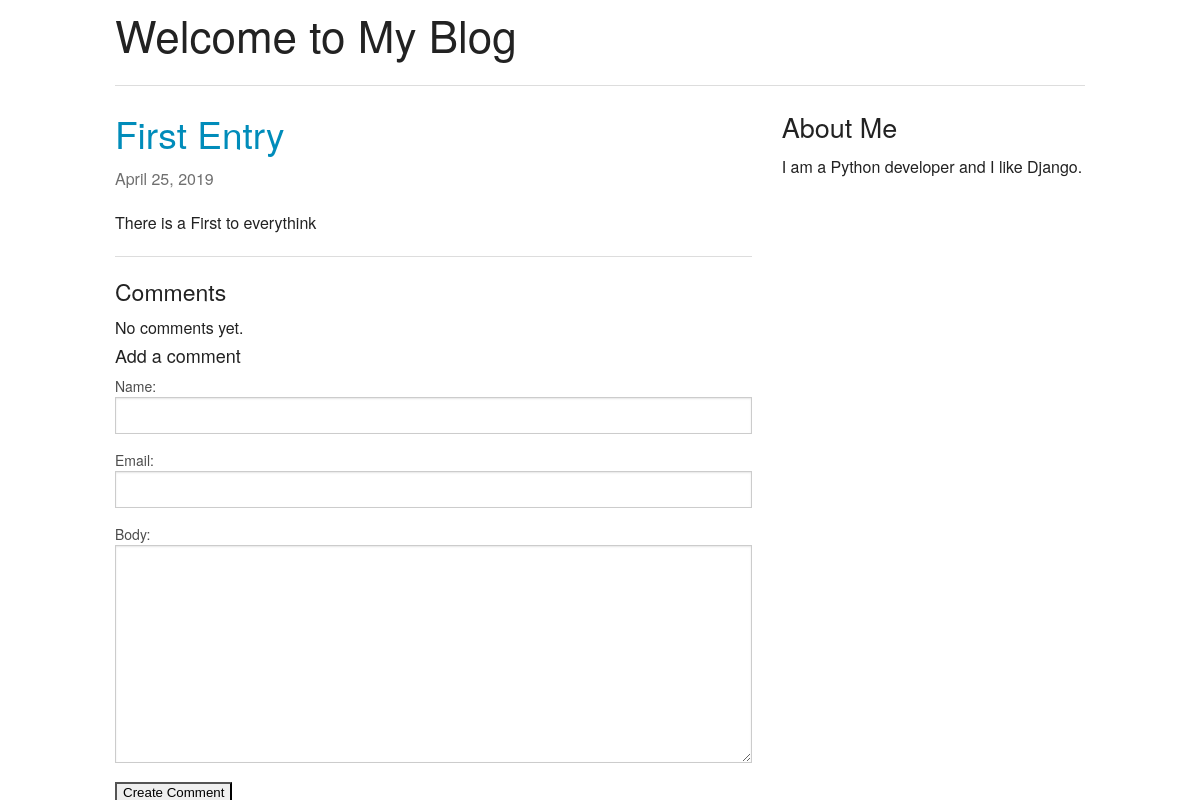
Before: /2019/4/25/1-/ with the older database file.
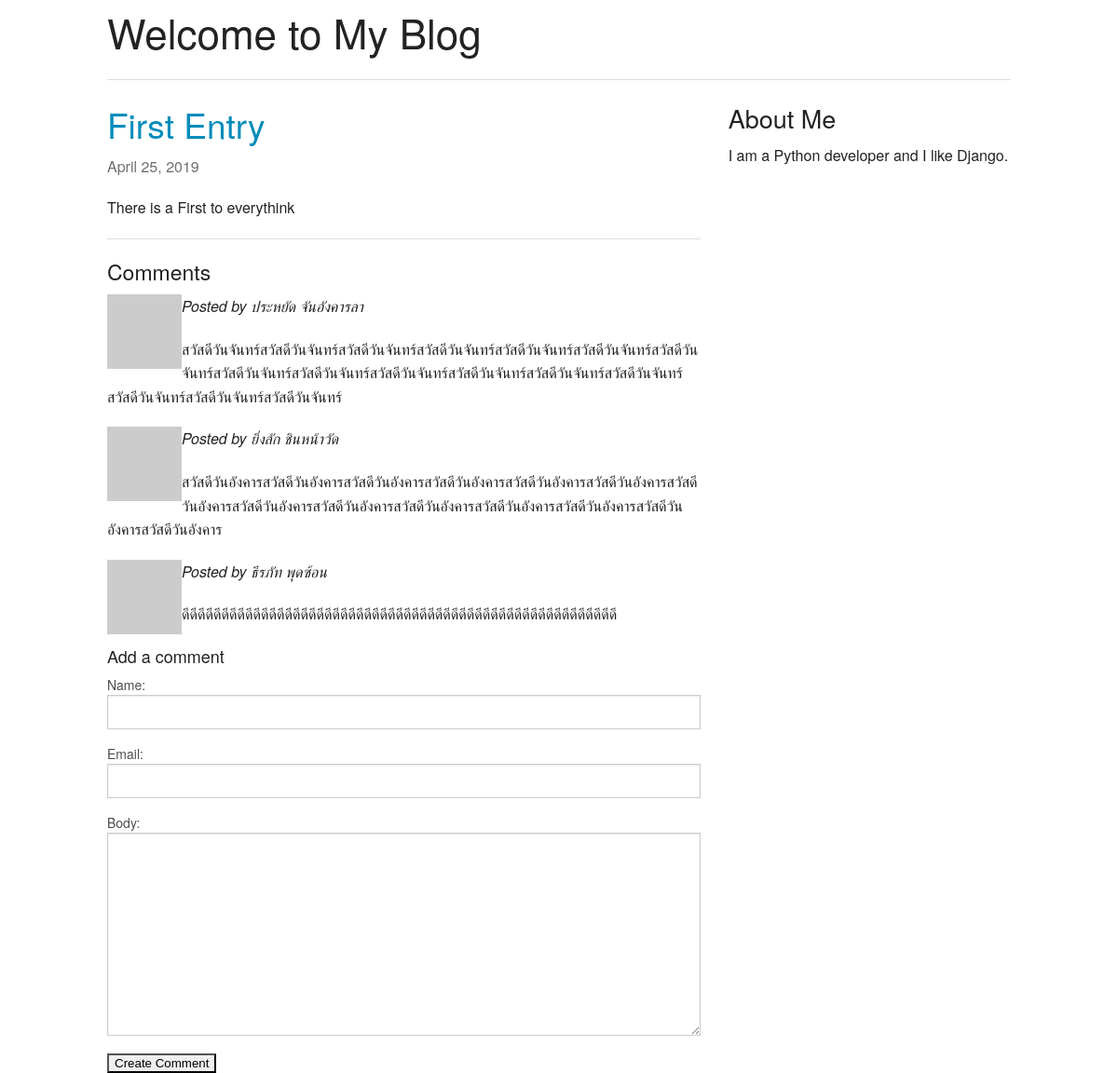
After: the same page with the newer database file.
### blog/models.py (models this page shows, shortened)
class Entry(models.Model):
    title = models.CharField(max_length=500)
    author = models.ForeignKey('auth.User',
        on_delete=models.DO_NOTHING,)##ใส่ตรงนี้แก้error
    body = models.TextField()
    created_at = models.DateTimeField(auto_now_add=True, editable=False)
    modified_at = models.DateTimeField(auto_now=True, editable=False)
    slug = models.SlugField(default='', editable=False)
    class Meta:
        verbose_name_plural = "entries"
    def get_absolute_url(self):
        kwargs = {'year': self.created_at.year,
                'month': self.created_at.month,
                'day': self.created_at.day,
                'slug': self.slug,
                'pk': self.pk}
        return reverse('entry_detail', kwargs=kwargs)

class Comment(models.Model):
    entry = models.ForeignKey(Entry,
        on_delete=models.DO_NOTHING,)##ใส่ตรงนี้แก้error
    name = models.CharField(max_length=100)
    email = models.EmailField()
    body = models.TextField()
    created_at = models.DateTimeField(auto_now_add=True, editable=False)
    modified_at = models.DateTimeField(auto_now=True, editable=False)
    def __str__(self):
        return self.body
    def gravatar_url(self):
        md5 = hashlib.md5(self.email.encode())
        digest = md5.hexdigest()
        return 'http://www.gravatar.com/avatar/{}'.format(digest)

### blog/views.py (the view, shortened to what this page needs)
# urls.py: url(r'^(?P<year>\d{4})/(?P<month>\d{1,2})/(?P<day>\d{1,2})/(?P<pk>\d+)-(?P<slug>[-\w]*)/$', views.EntryDetail.as_view(), name='entry_detail'),
class EntryDetail(CreateView):
    model = Entry
    template_name = 'blog/entry_detail.html'
    form_class = CommentForm
    def get_form_kwargs(self):
        kwargs = super().get_form_kwargs()
        kwargs['entry'] = self.get_object()
        return kwargs
    def get_context_data(self, **kwargs):
        d = super().get_context_data(**kwargs)
        d['entry'] = self.get_object()
        return d

### blog/forms.py (shortened to what this page needs)
class CommentForm(forms.ModelForm):
    class Meta:
        model = Comment
        fields = ('name', 'email', 'body')
    def __init__(self, *args, **kwargs):
        self.entry = kwargs.pop('entry')   # the blog entry instance
        super().__init__(*args, **kwargs)

### templates/blog/entry_detail.html (shortened to what this page needs)
{% extends "base.html" %}
{% block content %}
    {% include "_entry.html" with entry=entry only %}
    <hr>
    <h4>Comments</h4>
    {% for comment in entry.comment_set.all %}
        <p>
            <em>Posted by {{ comment.name }}</em>
            <img src="{{ comment.gravatar_url }}" align="left">
        </p>
        {{ comment|linebreaks }}
    {% empty %}
        No comments yet.
    {% endfor %}
    <h5>Add a comment</h5>
    <form method="post">
        {{ form.as_table }}
        <input type="submit" value="Create Comment">
    </form>
{% endblock %}

### templates/base.html (shortened to what this page needs)
{% load staticfiles %}
<!DOCTYPE html>
<html>
<head>
    <link rel="stylesheet" href="{% static "css/foundation.css" %}">
</head>
<body>
    <section class="row">
        <header class="large-12 columns">
            <h1>Welcome to My Blog</h1>
            <hr>
        </header>
    </section>
    <section class="row">
        <div class="large-8 columns">
            {% block content %}{% endblock %}
        </div>
        <div class="large-4 columns">
            <h3>About Me</h3>
            <p>I am a Python developer and I like Django.</p>
        </div>
    </section>
</body>
</html>

### templates/_entry.html (shortened to what this page needs)
<article>
    <h2><a href="{{ entry.get_absolute_url }}">{{ entry.title }}</a></h2>
    <p class="subheader">
        <time>{{ entry.modified_at|date }}</time>
    </p>
    {{ entry.body|linebreaks }}
</article>

Changed rows visible on the page:
added Comment: name "ประหยัด จันอังคารลา", body "สวัสดีวันจันทร์สวัสดีวันจันทร์สวัสดีวันจันทร์สวัสดีวันจันทร์สวัสดีวันจันทร์สวัสดีวันจันทร์สวัสดีวันจันทร์สวัสดีวันจันทร์สวัสดีวันจันทร์สวัสดีวันจันทร์สวัสดีวันจันทร์สวัสดีวันจันทร์สวัสดีวันจันทร์สวัสดีวันจันทร์สวัสดีวันจันทร์สวัสดีวันจันทร์"
added Comment: name "ยิ่งลัก ชินหน้าวัด", body "สวัสดีวันอังคารสวัสดีวันอังคารสวัสดีวันอังคารสวัสดีวันอังคารสวัสดีวันอังคารสวัสดีวันอังคารสวัสดีวันอังคารสวัสดีวันอังคารสวัสดีวันอังคารสวัสดีวันอังคารสวัสดีวันอังคารสวัสดีวันอังคารสวัสดีวันอังคารสวัสดีวันอังคาร"
added Comment: name "ธีรภัท พุดซ้อน", body "ดีดีดีดีดีดีดีดีดีดีดีดีดีดีดีดีดีดีดีดีดีดีดีดีดีดีดีดีดีดีดีดีดีดีดีดีดีดีดีดีดีดีดีดีดีดีดีดีดีดีดีดีดีดีดี"
Other visible differences:
text no longer shown: "No comments yet."
